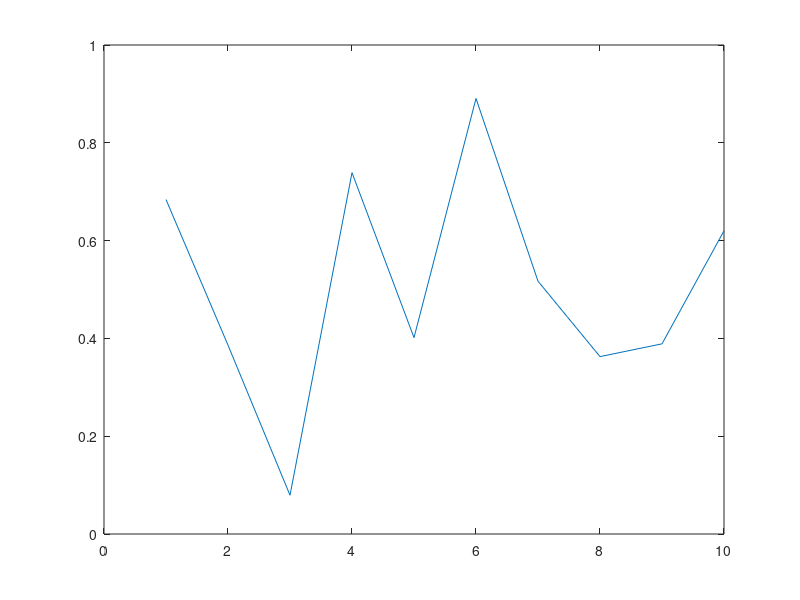

MATLAB code for this plot: (Note: this script raises an error after producing the figure.)
function demo_mbd
% Allow a line to have its own 'ButtonDownFcn' callback
hLine = plot(rand(1,10),'ButtonDownFcn','disp(''This executes'')');
hLine.Tag = 'DoNotIgnore';
h = rotate3d;
h.ButtonDownFilter = @mycallback;
h.Enable = 'on';
% mouse-click on the line
function [flag] = mycallback(obj,event_obj)
% If the tag of the object is 'DoNotIgnore', then return true
objTag = obj.Tag;
if strcmpi(objTag,'DoNotIgnore')
   flag = true;
else
   flag = false;
end